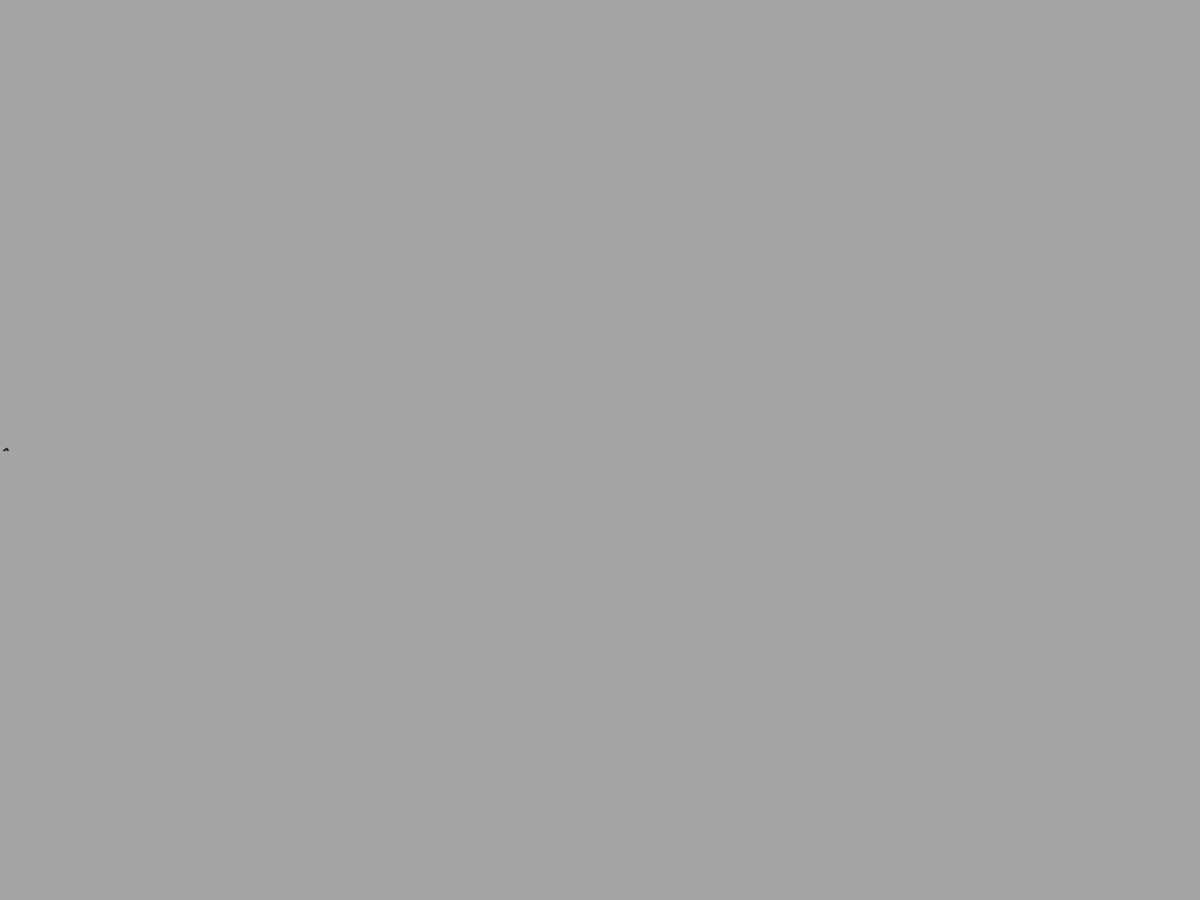
Frame 1 (no input)
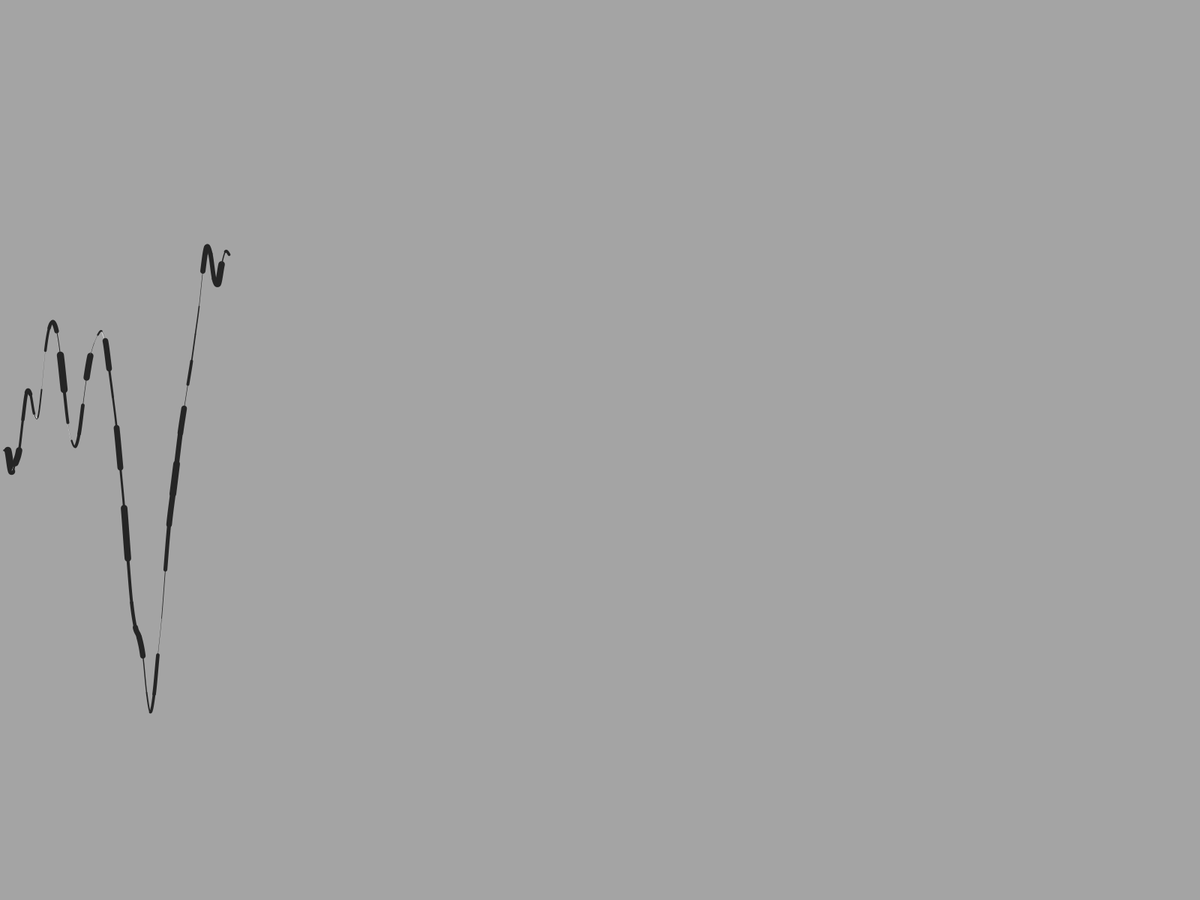
Frame 60 (the mouse pressed at the canvas centre just before this capture)
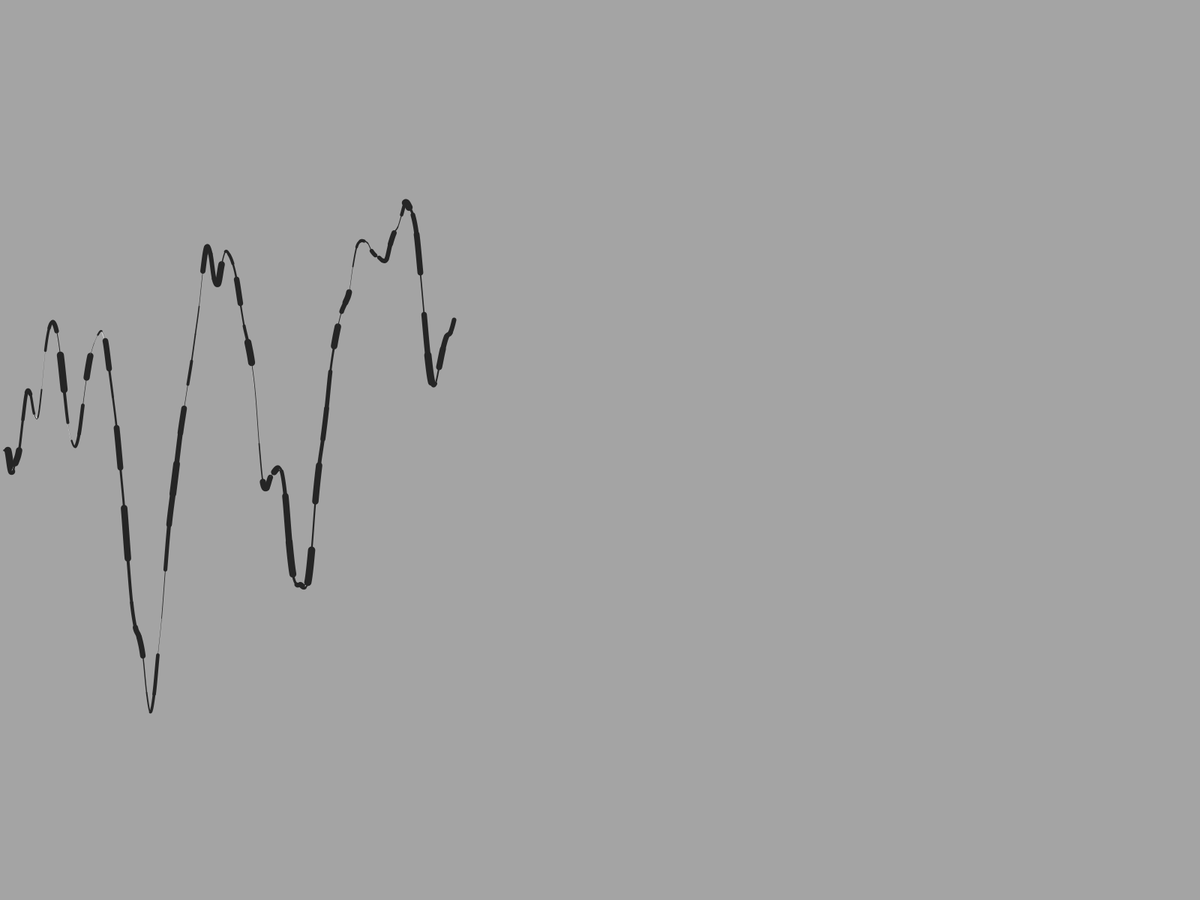
Frame 120 (the mouse held since frame 60 and released just before this capture)

The Processing sketch that drew these frames (run headless with seeded random() and noise(); from frame 60 on, the mouse is pressed at the canvas centre):

// Processing sketch: Arrays_RandomNoiseGraph
// ── Arrays_RandomNoiseGraph.pde
float size = 10;
float bg;
float[] previous = new float[4];
int t;
float rate = 5;
boolean loop = true;

void setup()
{
  fullScreen();
  bg = random(255);
  background(bg);
  stroke((bg+127.5) % 255);
  fill((bg+64) % 255);
  t = 3;
  for(int i=0; i<previous.length; i++)
  {
    previous[i] = height/2;
  }
}

void draw()
{
  float now =  height*noise(t*0.05); //random(height); //
  int l = previous.length;
  previous[t % l] = now;
  strokeWeight(random(size));
  float x = (t*rate) % width;
  curve(x - 3*rate, previous[(t-3) % l], 
        x - 2*rate, previous[(t-2) % l],
        x - rate, previous[(t-1) % l],
        x, previous[t % l]);
  if(x >= width - rate)
  {
    bg = random(255);
  
    fill(bg, 50);
    rect(-5,-5, width, height);
    fill((bg+64) % 255);
    stroke((bg+127.5) % 255);
  }
  t++;
}


void keyPressed()
{
  if((key=='P') || (key=='p') || (key==' '))
  {
    loop = !loop;
    if(loop) {loop();}
    else {noLoop();}
  }
  if((key=='R') || (key=='r'))
  {
    setup();
  }
}
